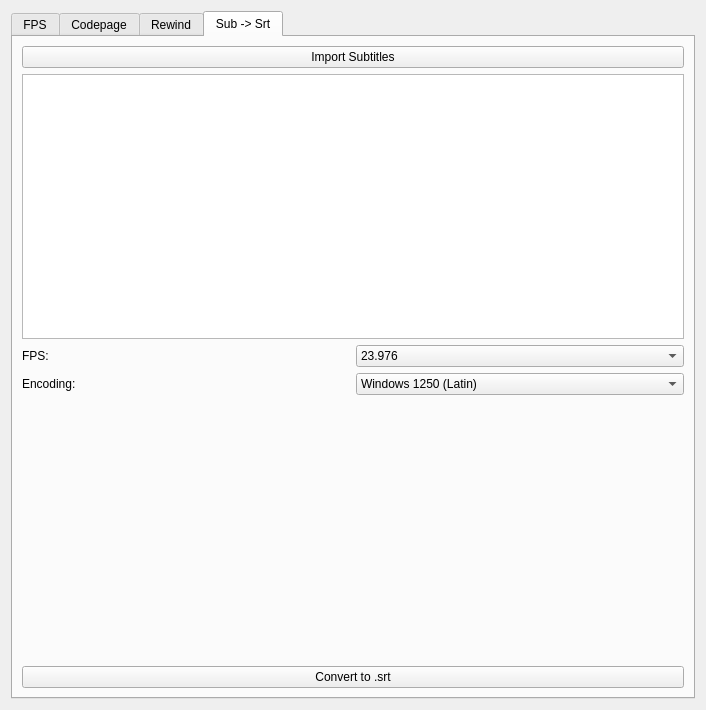
<?xml version="1.0" encoding="UTF-8"?>
<ui version="4.0">
 <class>Dialog</class>
 <widget class="QDialog" name="Dialog">
  <property name="geometry">
   <rect>
    <x>0</x>
    <y>0</y>
    <width>706</width>
    <height>710</height>
   </rect>
  </property>
  <property name="windowTitle">
   <string>Dialog</string>
  </property>
  <layout class="QVBoxLayout" name="verticalLayout">
   <item>
    <widget class="QTabWidget" name="tabWidget">
     <property name="currentIndex">
      <number>3</number>
     </property>
     <widget class="QWidget" name="tab">
      <attribute name="title">
       <string>FPS</string>
      </attribute>
      <layout class="QVBoxLayout" name="verticalLayout_5">
       <item>
        <layout class="QVBoxLayout" name="verticalLayout_4">
         <item>
          <layout class="QHBoxLayout" name="horizontalLayout_4">
           <item>
            <widget class="QPushButton" name="browseFpsPushButton">
             <property name="sizePolicy">
              <sizepolicy hsizetype="Preferred" vsizetype="Fixed">
               <horstretch>0</horstretch>
               <verstretch>0</verstretch>
              </sizepolicy>
             </property>
             <property name="text">
              <string>Import Subtitles</string>
             </property>
            </widget>
           </item>
          </layout>
         </item>
         <item>
          <widget class="QListView" name="fpsSubtitlesListView">
           <property name="toolTip">
            <string>&lt;html&gt;&lt;head/&gt;&lt;body&gt;&lt;p&gt;Subtitles&lt;/p&gt;&lt;/body&gt;&lt;/html&gt;</string>
           </property>
          </widget>
         </item>
         <item>
          <layout class="QGridLayout" name="gridLayout">
           <item row="0" column="0">
            <widget class="QLabel" name="label_2">
             <property name="text">
              <string>Encoding:</string>
             </property>
            </widget>
           </item>
           <item row="0" column="1">
            <widget class="QComboBox" name="fpsEncodingComboBox">
             <item>
              <property name="text">
               <string>Windows 1250 (Latin)</string>
              </property>
             </item>
             <item>
              <property name="text">
               <string>UTF-8</string>
              </property>
             </item>
            </widget>
           </item>
           <item row="1" column="0">
            <widget class="QLabel" name="label_4">
             <property name="text">
              <string>Old FPS:</string>
             </property>
            </widget>
           </item>
           <item row="1" column="1">
            <widget class="QComboBox" name="oldFpsComboBox">
             <item>
              <property name="text">
               <string>23.976</string>
              </property>
             </item>
             <item>
              <property name="text">
               <string>24</string>
              </property>
             </item>
             <item>
              <property name="text">
               <string>25</string>
              </property>
             </item>
             <item>
              <property name="text">
               <string>29.97</string>
              </property>
             </item>
             <item>
              <property name="text">
               <string>30</string>
              </property>
             </item>
             <item>
              <property name="text">
               <string>50</string>
              </property>
             </item>
             <item>
              <property name="text">
               <string>59.94</string>
              </property>
             </item>
             <item>
              <property name="text">
               <string>60</string>
              </property>
             </item>
            </widget>
           </item>
           <item row="2" column="0">
            <widget class="QLabel" name="label_5">
             <property name="text">
              <string>New FPS:</string>
             </property>
            </widget>
           </item>
           <item row="2" column="1">
            <widget class="QComboBox" name="newFpsComboBox">
             <item>
              <property name="text">
               <string>23.976</string>
              </property>
             </item>
             <item>
              <property name="text">
               <string>24</string>
              </property>
             </item>
             <item>
              <property name="text">
               <string>25</string>
              </property>
             </item>
             <item>
              <property name="text">
               <string>29.97</string>
              </property>
             </item>
             <item>
              <property name="text">
               <string>30</string>
              </property>
             </item>
             <item>
              <property name="text">
               <string>50</string>
              </property>
             </item>
             <item>
              <property name="text">
               <string>59.94</string>
              </property>
             </item>
             <item>
              <property name="text">
               <string>60</string>
              </property>
             </item>
            </widget>
           </item>
          </layout>
         </item>
         <item>
          <spacer name="verticalSpacer_3">
           <property name="orientation">
            <enum>Qt::Vertical</enum>
           </property>
           <property name="sizeHint" stdset="0">
            <size>
             <width>20</width>
             <height>40</height>
            </size>
           </property>
          </spacer>
         </item>
         <item>
          <widget class="QPushButton" name="fixFpsPushButton">
           <property name="text">
            <string>Adjust FPS</string>
           </property>
          </widget>
         </item>
        </layout>
       </item>
      </layout>
     </widget>
     <widget class="QWidget" name="tab_2">
      <attribute name="title">
       <string>Codepage</string>
      </attribute>
      <layout class="QVBoxLayout" name="verticalLayout_7">
       <item>
        <layout class="QVBoxLayout" name="verticalLayout_6">
         <item>
          <widget class="QPushButton" name="browseCodepagePushButton">
           <property name="sizePolicy">
            <sizepolicy hsizetype="Preferred" vsizetype="Fixed">
             <horstretch>0</horstretch>
             <verstretch>0</verstretch>
            </sizepolicy>
           </property>
           <property name="text">
            <string>Import Subtitles</string>
           </property>
          </widget>
         </item>
         <item>
          <layout class="QHBoxLayout" name="horizontalLayout_3">
           <item>
            <widget class="QListView" name="codepageSubtitlesListView">
             <property name="toolTip">
              <string>&lt;html&gt;&lt;head/&gt;&lt;body&gt;&lt;p&gt;Subtitles&lt;/p&gt;&lt;/body&gt;&lt;/html&gt;</string>
             </property>
            </widget>
           </item>
          </layout>
         </item>
         <item>
          <layout class="QGridLayout" name="gridLayout_2">
           <item row="1" column="0">
            <widget class="QLabel" name="label_6">
             <property name="text">
              <string>Old Codepage:</string>
             </property>
            </widget>
           </item>
           <item row="2" column="1">
            <widget class="QComboBox" name="newCodepageComboBox">
             <item>
              <property name="text">
               <string>Windows 1250 (Latin)</string>
              </property>
             </item>
             <item>
              <property name="text">
               <string>UTF-8 (Latin)</string>
              </property>
             </item>
             <item>
              <property name="text">
               <string>UTF-8 (Cyrillic)</string>
              </property>
             </item>
            </widget>
           </item>
           <item row="1" column="1">
            <widget class="QComboBox" name="oldCodepageComboBox">
             <item>
              <property name="text">
               <string>Windows 1250 (Latin)</string>
              </property>
             </item>
             <item>
              <property name="text">
               <string>UTF-8 (Latin)</string>
              </property>
             </item>
             <item>
              <property name="text">
               <string>UTF-8 (Cyrillic)</string>
              </property>
             </item>
            </widget>
           </item>
           <item row="2" column="0">
            <widget class="QLabel" name="label_7">
             <property name="text">
              <string>New Codepage:</string>
             </property>
            </widget>
           </item>
          </layout>
         </item>
         <item>
          <spacer name="verticalSpacer_2">
           <property name="orientation">
            <enum>Qt::Vertical</enum>
           </property>
           <property name="sizeHint" stdset="0">
            <size>
             <width>20</width>
             <height>40</height>
            </size>
           </property>
          </spacer>
         </item>
         <item>
          <widget class="QPushButton" name="translateCodepagePushButton">
           <property name="text">
            <string>Translate</string>
           </property>
          </widget>
         </item>
        </layout>
       </item>
      </layout>
     </widget>
     <widget class="QWidget" name="tab_3">
      <attribute name="title">
       <string>Rewind</string>
      </attribute>
      <layout class="QVBoxLayout" name="verticalLayout_3">
       <item>
        <layout class="QVBoxLayout" name="verticalLayout_2">
         <item>
          <layout class="QHBoxLayout" name="horizontalLayout"/>
         </item>
         <item>
          <widget class="QPushButton" name="browseRewindPushButton">
           <property name="sizePolicy">
            <sizepolicy hsizetype="Preferred" vsizetype="Fixed">
             <horstretch>0</horstretch>
             <verstretch>0</verstretch>
            </sizepolicy>
           </property>
           <property name="text">
            <string>Import Subtitles</string>
           </property>
          </widget>
         </item>
         <item>
          <widget class="QListView" name="rewindSubtitlesListView">
           <property name="toolTip">
            <string>&lt;html&gt;&lt;head/&gt;&lt;body&gt;&lt;p&gt;Subtitles&lt;/p&gt;&lt;/body&gt;&lt;/html&gt;</string>
           </property>
          </widget>
         </item>
         <item>
          <layout class="QGridLayout" name="gridLayout_3">
           <item row="1" column="0">
            <widget class="QLabel" name="label_3">
             <property name="sizePolicy">
              <sizepolicy hsizetype="Preferred" vsizetype="Maximum">
               <horstretch>0</horstretch>
               <verstretch>0</verstretch>
              </sizepolicy>
             </property>
             <property name="text">
              <string>Delay:</string>
             </property>
             <property name="alignment">
              <set>Qt::AlignLeading|Qt::AlignLeft|Qt::AlignVCenter</set>
             </property>
            </widget>
           </item>
           <item row="0" column="1">
            <widget class="QComboBox" name="rewindEncodingComboBox">
             <property name="sizePolicy">
              <sizepolicy hsizetype="Preferred" vsizetype="Fixed">
               <horstretch>0</horstretch>
               <verstretch>0</verstretch>
              </sizepolicy>
             </property>
             <item>
              <property name="text">
               <string>Windows 1250 (Latin)</string>
              </property>
             </item>
             <item>
              <property name="text">
               <string>UTF-8</string>
              </property>
             </item>
            </widget>
           </item>
           <item row="0" column="0">
            <widget class="QLabel" name="label_9">
             <property name="sizePolicy">
              <sizepolicy hsizetype="Expanding" vsizetype="Preferred">
               <horstretch>0</horstretch>
               <verstretch>0</verstretch>
              </sizepolicy>
             </property>
             <property name="text">
              <string>Encoding:</string>
             </property>
            </widget>
           </item>
           <item row="1" column="1">
            <widget class="QLineEdit" name="rewindMilisecondsLineEdit">
             <property name="sizePolicy">
              <sizepolicy hsizetype="Expanding" vsizetype="Fixed">
               <horstretch>0</horstretch>
               <verstretch>0</verstretch>
              </sizepolicy>
             </property>
             <property name="placeholderText">
              <string>Delay in miliseconds (e.g. -3500)</string>
             </property>
            </widget>
           </item>
          </layout>
         </item>
         <item>
          <spacer name="verticalSpacer">
           <property name="orientation">
            <enum>Qt::Vertical</enum>
           </property>
           <property name="sizeHint" stdset="0">
            <size>
             <width>20</width>
             <height>40</height>
            </size>
           </property>
          </spacer>
         </item>
         <item>
          <widget class="QPushButton" name="rewindPushButton">
           <property name="sizePolicy">
            <sizepolicy hsizetype="Preferred" vsizetype="Fixed">
             <horstretch>0</horstretch>
             <verstretch>0</verstretch>
            </sizepolicy>
           </property>
           <property name="text">
            <string>Rewind</string>
           </property>
          </widget>
         </item>
        </layout>
       </item>
      </layout>
     </widget>
     <widget class="QWidget" name="tab_4">
      <attribute name="title">
       <string>Sub -&gt; Srt</string>
      </attribute>
      <layout class="QVBoxLayout" name="verticalLayout_9">
       <item>
        <layout class="QVBoxLayout" name="verticalLayout_8">
         <item>
          <widget class="QPushButton" name="browseConvertToSrtPushButton">
           <property name="text">
            <string>Import Subtitles</string>
           </property>
          </widget>
         </item>
         <item>
          <widget class="QListView" name="convertToSrtListView"/>
         </item>
         <item>
          <layout class="QHBoxLayout" name="horizontalLayout_2">
           <item>
            <widget class="QLabel" name="label">
             <property name="text">
              <string>FPS:</string>
             </property>
            </widget>
           </item>
           <item>
            <widget class="QComboBox" name="convertToSrtFpsComboBox">
             <item>
              <property name="text">
               <string>23.976</string>
              </property>
             </item>
             <item>
              <property name="text">
               <string>24</string>
              </property>
             </item>
             <item>
              <property name="text">
               <string>25</string>
              </property>
             </item>
             <item>
              <property name="text">
               <string>29.97</string>
              </property>
             </item>
             <item>
              <property name="text">
               <string>30</string>
              </property>
             </item>
             <item>
              <property name="text">
               <string>50</string>
              </property>
             </item>
             <item>
              <property name="text">
               <string>59.94</string>
              </property>
             </item>
             <item>
              <property name="text">
               <string>60</string>
              </property>
             </item>
            </widget>
           </item>
          </layout>
         </item>
         <item>
          <layout class="QHBoxLayout" name="horizontalLayout_5">
           <item>
            <widget class="QLabel" name="label_8">
             <property name="text">
              <string>Encoding:</string>
             </property>
            </widget>
           </item>
           <item>
            <widget class="QComboBox" name="convertToSrtEncodingComboBox">
             <item>
              <property name="text">
               <string>Windows 1250 (Latin)</string>
              </property>
             </item>
             <item>
              <property name="text">
               <string>UTF-8</string>
              </property>
             </item>
            </widget>
           </item>
          </layout>
         </item>
         <item>
          <spacer name="verticalSpacer_4">
           <property name="orientation">
            <enum>Qt::Vertical</enum>
           </property>
           <property name="sizeHint" stdset="0">
            <size>
             <width>20</width>
             <height>40</height>
            </size>
           </property>
          </spacer>
         </item>
         <item>
          <widget class="QPushButton" name="convertToSrtPushButton">
           <property name="text">
            <string>Convert to .srt</string>
           </property>
          </widget>
         </item>
        </layout>
       </item>
      </layout>
     </widget>
    </widget>
   </item>
  </layout>
 </widget>
 <resources/>
 <connections/>
</ui>
